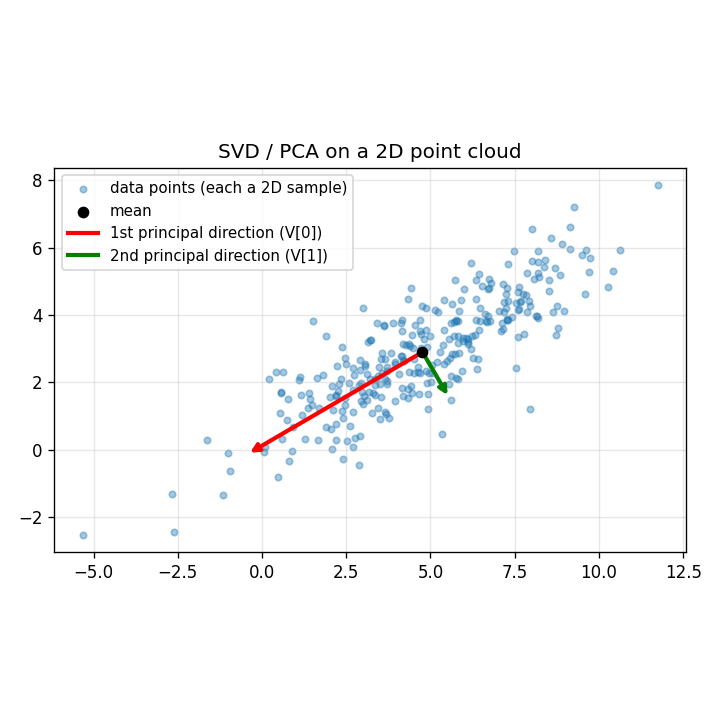

This chart was generated by the following Python code:
import numpy as np
import matplotlib
matplotlib.use("Agg")
import matplotlib.pyplot as plt

rng = np.random.default_rng(0)

# Make a 2D "cloud" of points that is stretched along a diagonal direction
# (simulating "height" and "weight" style correlated data)
n = 300
raw = rng.normal(size=(n, 2))
stretch = np.array([[3.0, 0.0], [0.0, 0.8]])   # stretch more along x than y
rotation_angle = np.deg2rad(30)
rot = np.array([[np.cos(rotation_angle), -np.sin(rotation_angle)],
                 [np.sin(rotation_angle),  np.cos(rotation_angle)]])
X = raw @ stretch @ rot.T
X += np.array([5.0, 3.0])  # shift away from origin, like real data would be

# --- PCA via SVD, exactly like in the notebook ---
mean = X.mean(axis=0)
Xc = X - mean                      # step 1: center
U, S, V = np.linalg.svd(Xc, full_matrices=False)   # step 2: SVD
# V's rows are the principal directions, S tells us how much each matters

print("Data shape:", X.shape)
print("V (principal directions, one per row):\n", V)
print("S (singular values):", S)
explained_var = (S**2) / (n - 1)
print("Variance explained by each direction:", explained_var)
print("As a fraction of total variance:", explained_var / explained_var.sum())

fig, ax = plt.subplots(figsize=(6, 6))
ax.scatter(X[:, 0], X[:, 1], alpha=0.4, s=15, label="data points (each a 2D sample)")
ax.scatter(*mean, color='black', zorder=5, label="mean")

colors = ['red', 'green']
labels = ['1st principal direction (V[0])', '2nd principal direction (V[1])']
for i in range(2):
    direction = V[i]
    length = S[i] / np.sqrt(n - 1) * 2   # scale arrow length by how much variance it explains
    ax.annotate("", xy=mean + direction * length, xytext=mean,
                arrowprops=dict(arrowstyle="->", color=colors[i], lw=2.5))
    ax.plot([], [], color=colors[i], lw=2.5, label=labels[i])

ax.set_aspect('equal')
ax.legend(loc='upper left', fontsize=9)
ax.set_title("SVD / PCA on a 2D point cloud")
ax.grid(True, alpha=0.3)
plt.tight_layout()
plt.savefig("svd_2d_demo.png", dpi=120)
print("saved svd_2d_demo.png")
